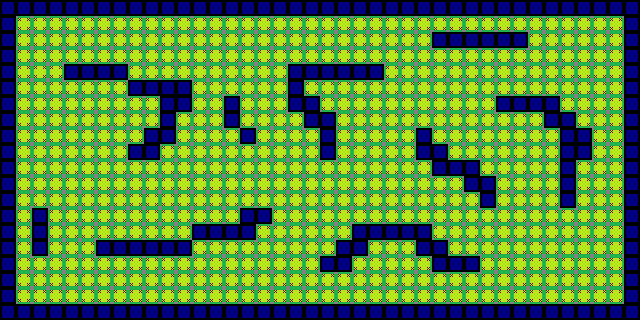

Tiled map render using the project's own tile images. Description and the whole map definition, tile-layer contents included, below:
An orthogonal 40x20 tile map with 16x16 px tiles, 1 tile layer (Tile Layer 1).

<map version="1.8" tiledversion="1.8.5" orientation="orthogonal" renderorder="right-down" width="40" height="20" tilewidth="16" tileheight="16" infinite="0" nextlayerid="2" nextobjectid="1">
 <tileset firstgid="1" source="BasicTiles.tsx" />
 <layer id="1" name="Tile Layer 1" width="40" height="20">
  <data encoding="csv">
2,2,2,2,2,2,2,2,2,2,2,2,2,2,2,2,2,2,2,2,2,2,2,2,2,2,2,2,2,2,2,2,2,2,2,2,2,2,2,2,
2,1,1,1,1,1,1,1,1,1,1,1,1,1,1,1,1,1,1,1,1,1,1,1,1,1,1,1,1,1,1,1,1,1,1,1,1,1,1,2,
2,1,1,1,1,1,1,1,1,1,1,1,1,1,1,1,1,1,1,1,1,1,1,1,1,1,1,2,2,2,2,2,2,1,1,1,1,1,1,2,
2,1,1,1,1,1,1,1,1,1,1,1,1,1,1,1,1,1,1,1,1,1,1,1,1,1,1,1,1,1,1,1,1,1,1,1,1,1,1,2,
2,1,1,1,2,2,2,2,1,1,1,1,1,1,1,1,1,1,2,2,2,2,2,2,1,1,1,1,1,1,1,1,1,1,1,1,1,1,1,2,
2,1,1,1,1,1,1,1,2,2,2,2,1,1,1,1,1,1,2,1,1,1,1,1,1,1,1,1,1,1,1,1,1,1,1,1,1,1,1,2,
2,1,1,1,1,1,1,1,1,1,2,2,1,1,2,1,1,1,2,2,1,1,1,1,1,1,1,1,1,1,1,2,2,2,2,1,1,1,1,2,
2,1,1,1,1,1,1,1,1,1,2,1,1,1,2,1,1,1,1,2,2,1,1,1,1,1,1,1,1,1,1,1,1,1,2,2,1,1,1,2,
2,1,1,1,1,1,1,1,1,2,2,1,1,1,1,2,1,1,1,1,2,1,1,1,1,1,2,1,1,1,1,1,1,1,1,2,2,1,1,2,
2,1,1,1,1,1,1,1,2,2,1,1,1,1,1,1,1,1,1,1,2,1,1,1,1,1,2,2,1,1,1,1,1,1,1,2,2,1,1,2,
2,1,1,1,1,1,1,1,1,1,1,1,1,1,1,1,1,1,1,1,1,1,1,1,1,1,1,2,2,2,1,1,1,1,1,2,1,1,1,2,
2,1,1,1,1,1,1,1,1,1,1,1,1,1,1,1,1,1,1,1,1,1,1,1,1,1,1,1,1,2,2,1,1,1,1,2,1,1,1,2,
2,1,1,1,1,1,1,1,1,1,1,1,1,1,1,1,1,1,1,1,1,1,1,1,1,1,1,1,1,1,2,1,1,1,1,2,1,1,1,2,
2,1,2,1,1,1,1,1,1,1,1,1,1,1,1,2,2,1,1,1,1,1,1,1,1,1,1,1,1,1,1,1,1,1,1,1,1,1,1,2,
2,1,2,1,1,1,1,1,1,1,1,1,2,2,2,2,1,1,1,1,1,1,2,2,2,2,2,1,1,1,1,1,1,1,1,1,1,1,1,2,
2,1,2,1,1,1,2,2,2,2,2,2,1,1,1,1,1,1,1,1,1,2,2,1,1,1,2,2,1,1,1,1,1,1,1,1,1,1,1,2,
2,1,1,1,1,1,1,1,1,1,1,1,1,1,1,1,1,1,1,1,2,2,1,1,1,1,1,2,2,2,1,1,1,1,1,1,1,1,1,2,
2,1,1,1,1,1,1,1,1,1,1,1,1,1,1,1,1,1,1,1,1,1,1,1,1,1,1,1,1,1,1,1,1,1,1,1,1,1,1,2,
2,1,1,1,1,1,1,1,1,1,1,1,1,1,1,1,1,1,1,1,1,1,1,1,1,1,1,1,1,1,1,1,1,1,1,1,1,1,1,2,
2,2,2,2,2,2,2,2,2,2,2,2,2,2,2,2,2,2,2,2,2,2,2,2,2,2,2,2,2,2,2,2,2,2,2,2,2,2,2,2
</data>
 </layer>
</map>